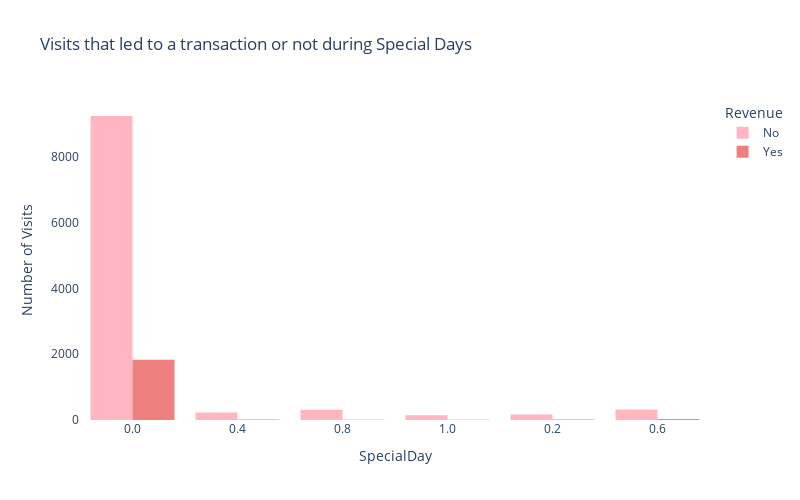

Source (notebook cell):
### Markdown cell above
### Revenue during special days

### Code cell
color_map = {'Yes': 'lightcoral', 'No': 'lightpink'}

fig = px.histogram(df, 
                   x="SpecialDay", 
                   color=df['Revenue'].map({'1': 'Yes', '0': 'No'}), 
                   barmode='group',
                   title='Visits that led to a transaction or not during Special Days',
                   color_discrete_map=color_map
                  )
fig.update_layout(
    yaxis_title='Number of Visits',
    width=800,
    height=500,
    legend_title_text='Revenue',
     plot_bgcolor='white'
)
fig.show()

### Figure 1 — Plotly figure (JSON) as saved in the notebook; plotly's stock layout.template omitted (floating-point values rounded to 4 significant figures; data arrays with more than 128 entries replaced by an {"elided": "..."} marker saying what was removed)
{"data": [{"alignmentgroup": "True", "bingroup": "x", "hovertemplate": "color=No<br>SpecialDay=%{x}<br>count=%{y}<extra></extra>", "legendgroup": "No", "marker": {"color": "lightpink", "pattern": {"shape": ""}}, "name": "No", "offsetgroup": "No", "orientation": "v", "showlegend": true, "type": "histogram", "x": {"elided": "10422 str values"}, "xaxis": "x", "yaxis": "y"}, {"alignmentgroup": "True", "bingroup": "x", "hovertemplate": "color=Yes<br>SpecialDay=%{x}<br>count=%{y}<extra></extra>", "legendgroup": "Yes", "marker": {"color": "lightcoral", "pattern": {"shape": ""}}, "name": "Yes", "offsetgroup": "Yes", "orientation": "v", "showlegend": true, "type": "histogram", "x": {"elided": "1908 str values"}, "xaxis": "x", "yaxis": "y"}], "layout": {"barmode": "group", "height": 500, "legend": {"title": {"text": "Revenue"}, "tracegroupgap": 0}, "plot_bgcolor": "white", "title": {"text": "Visits that led to a transaction or not during Special Days"}, "width": 800, "xaxis": {"anchor": "y", "domain": [0, 1], "title": {"text": "SpecialDay"}}, "yaxis": {"anchor": "x", "domain": [0, 1], "title": {"text": "Number of Visits"}}}}
